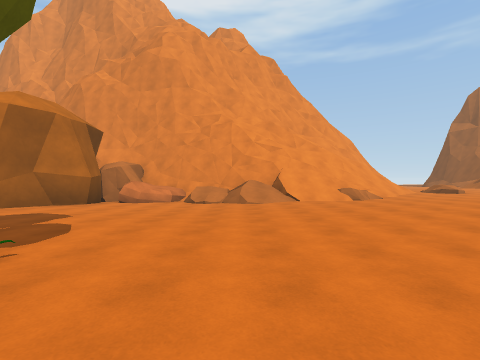
view 1 (above)

24 first-person views from a walk through a Unity game level. The camera is 1.5 m above the floor, looks level and sees 85° across. The floor is counted in squares, 2 m on a side. Each view is taken from the middle of a square. On the plan, view 1 faces up. The plan holds only what a view shows up to about 9 squares ahead; the rest is blank. The place goes on beyond the plan. The player is left out.

view 2
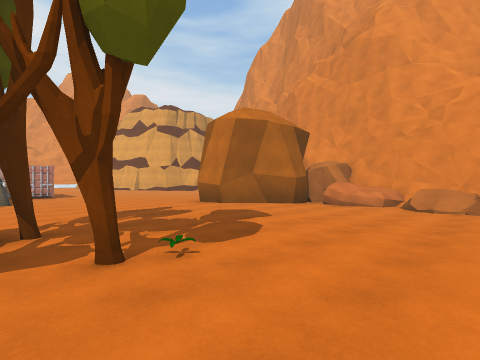

view 3
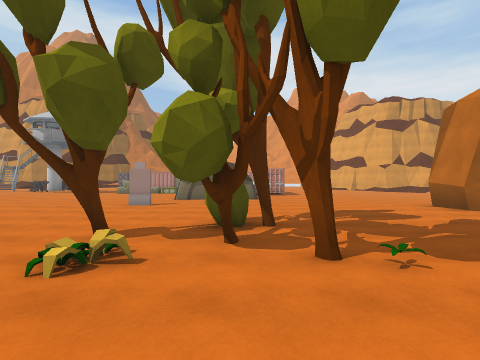

view 4
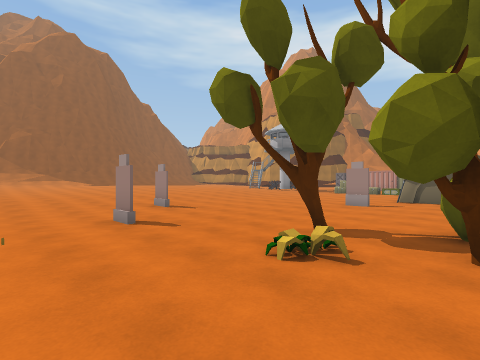

view 5
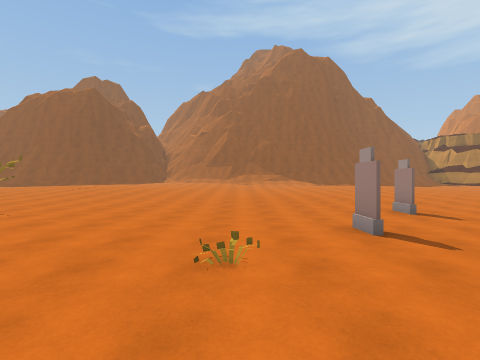

view 6
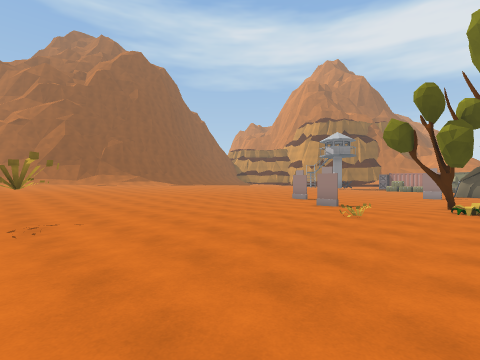

view 7
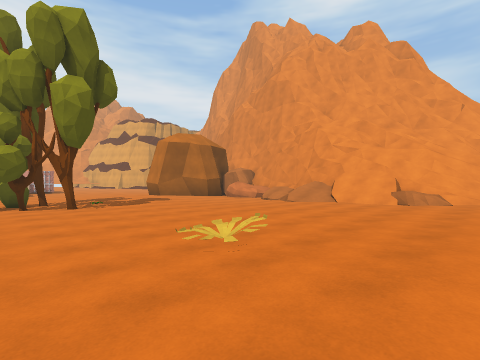

view 8
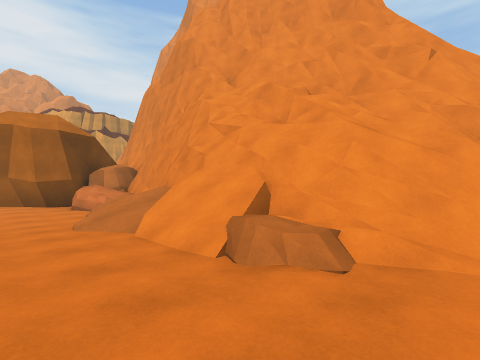

view 9
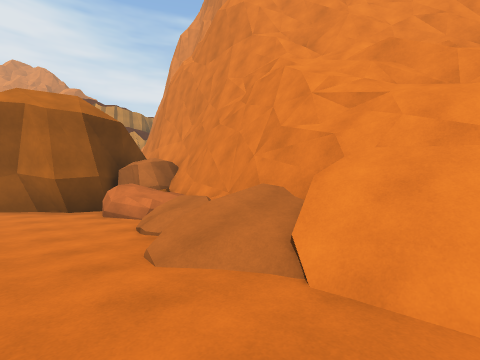

view 10
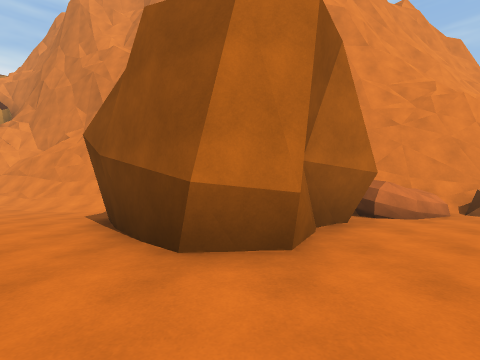

view 11
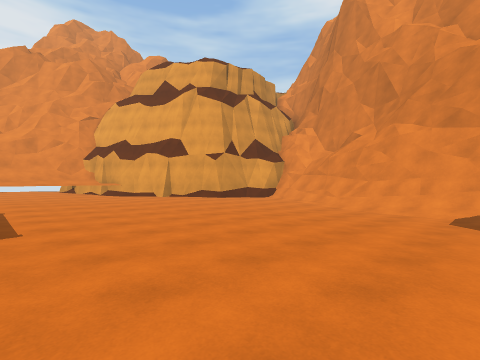

view 12
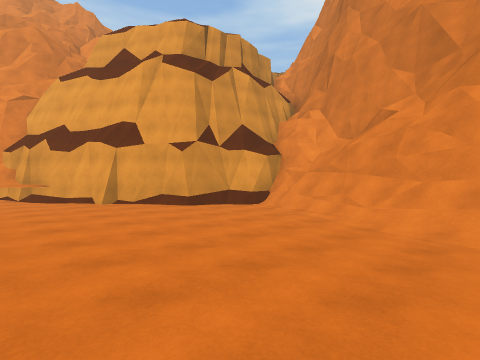

view 13
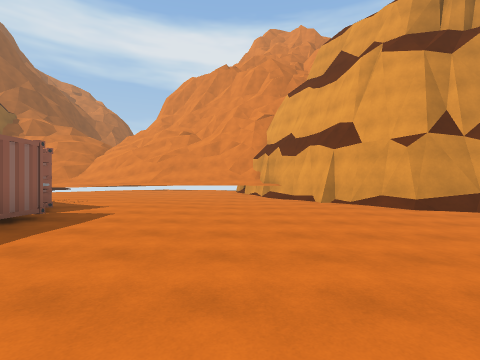

view 14
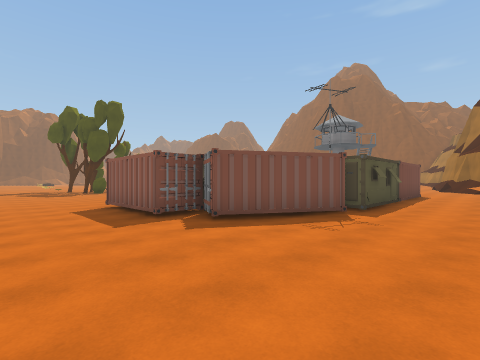

view 15
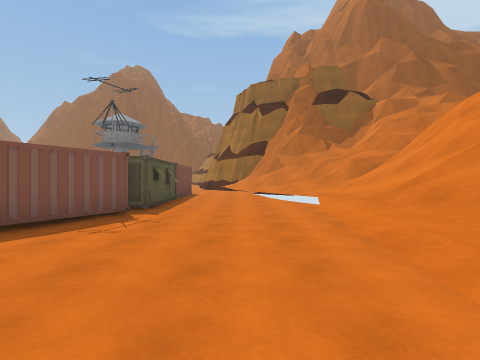

view 16
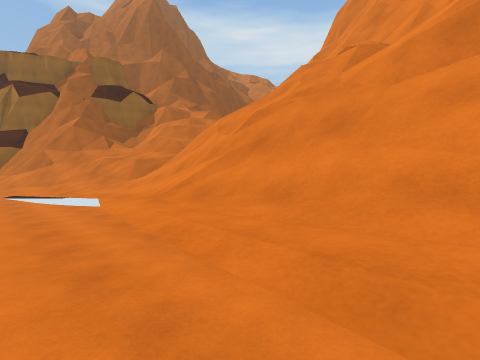

view 17
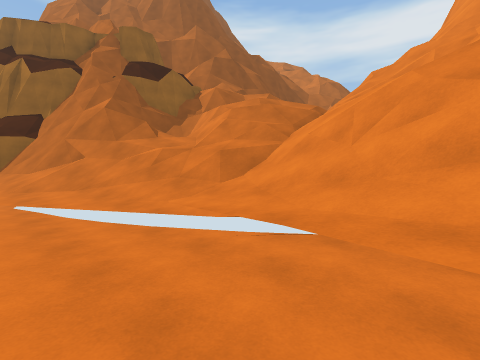

view 18
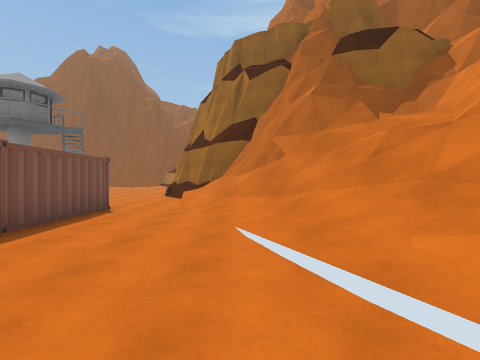

view 19
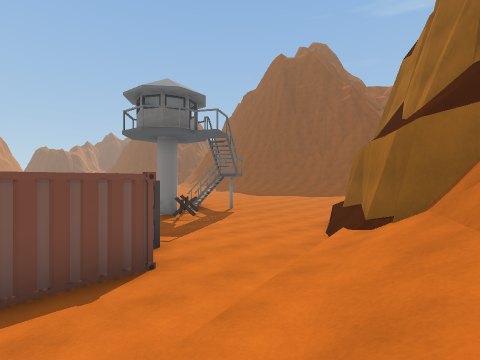

view 20
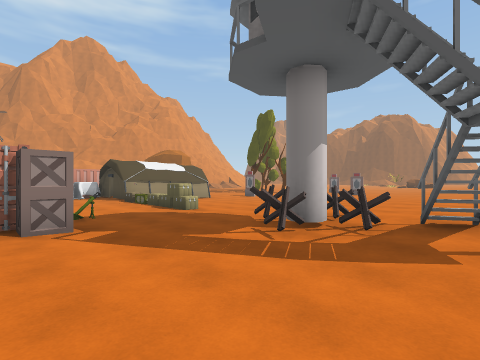

view 21
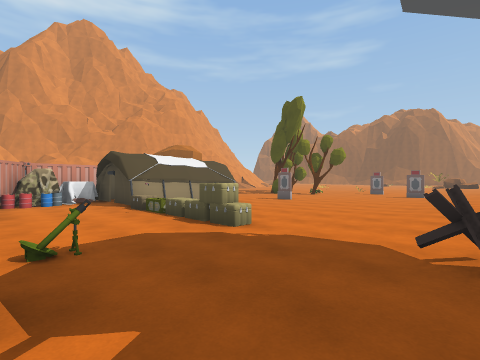

view 22
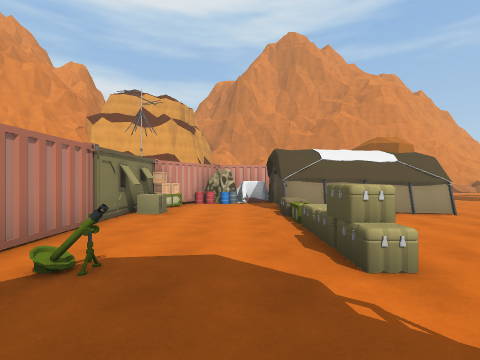

view 23
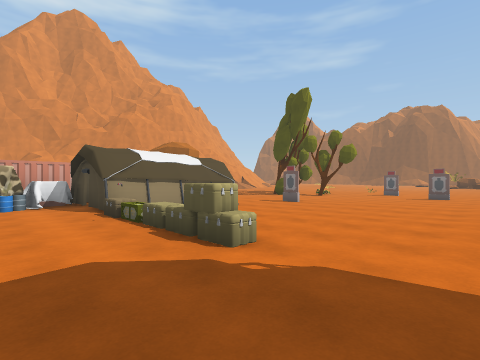

view 24
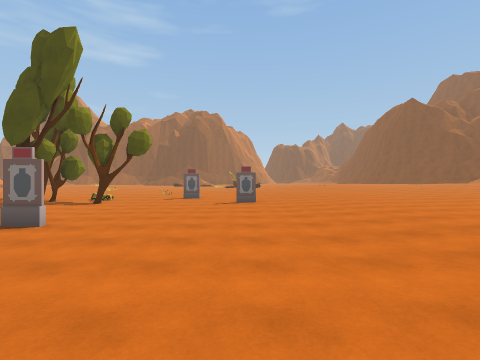

### Floor plan
Key: @ floor where view 1 was taken; # wall or solid block; . main floor; : floor 0.25 m higher than the main floor; - floor 0.25 m lower than the main floor; + floor 0.5 m higher than the main floor; _ floor 0.5 m lower than the main floor; / step, stairs or slope; = window, fence, low wall or low ledge; ^ raised ledge; v drop or lower ground; R rock; T tree; P plant; C container; B box; A barrel; O other object.
Columns run from 31 left of view 1 to 6 right of it. Each row starts with its distance up from view 1.
 15                                     ^
 14              #####             ^^^^^##
 13             ##-/#####^     #^#^=###==/
 12            ##---_/////     # #=#==////
 11            #/---_____/    ######R==v=/
 10          ###.---_____/   ##RRR=##//=//
  9         ##....--------#  ##R/////////:
  8        ##.....--------####.........:::
  7          .....--------.##.........:::+
  6     ##=//.....------..............:::+
  5    ##////........--...............:::+
  4   ##=////...........---............::+
  3  ##= ///=.....###C..-----...........:+
  2  #== ////....####   ..---...TP....P.::
  1 ^^=# =//....##AB#     .--.#TT........:
  0   =#/=//:...CB.A.    ....-..P..@......
 -1   =/////:..OOB..###  .....-TOP........
 -2  ////////..OOO..B .....#.---...P......
 -3  ////////:::O..B  ........-...........
 -4   ///////:::#...B............#........
 -5    ///////::#...B.....................
 -6   ##///=//::CCO.B..........#..........
 -7   #######/::.B.....................:.:
 -8 ##=######//::......:./.............:::
 -9  #    ####/::...O::::::::::::::::::::+
-10          #/::..OOO:+++++:::: ::   :+++
-11          ###:...:#++++ ++:::       ++
-12            #:..:##++    ++:+

Positions as (right, up) in squares from view 1, and headings:
1: (0, 0), facing up
2: (0, 1), facing up-left
3: (0, 1), facing left
4: (0, 1), facing down-left
5: (0, 0), facing down
6: (6, 0), facing down-left
7: (6, 0), facing up-left
8: (6, 7), facing up-left
9: (3, 7), facing up-left
10: (-7, 4), facing up
11: (-10, 4), facing up-left
12: (-12, 7), facing up-left
13: (-12, 7), facing left
14: (-22, 6), facing down-right
15: (-22, 6), facing down
16: (-22, 6), facing down-left
17: (-22, 2), facing down-left
18: (-23, 0), facing down
19: (-23, -5), facing down-right
20: (-19, -12), facing up-right
21: (-18, -9), facing up-right
22: (-16, -8), facing up
23: (-17, -8), facing up-right
24: (-13, -6), facing right
